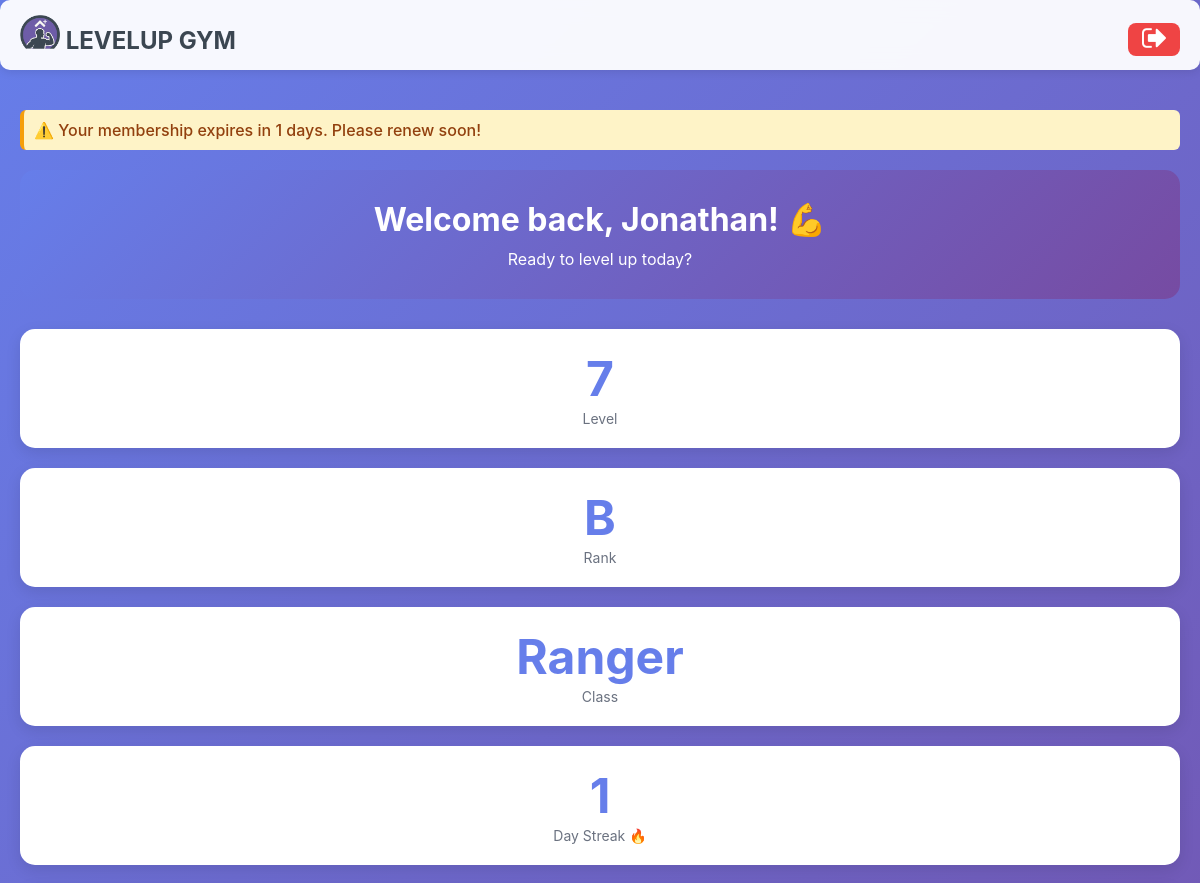
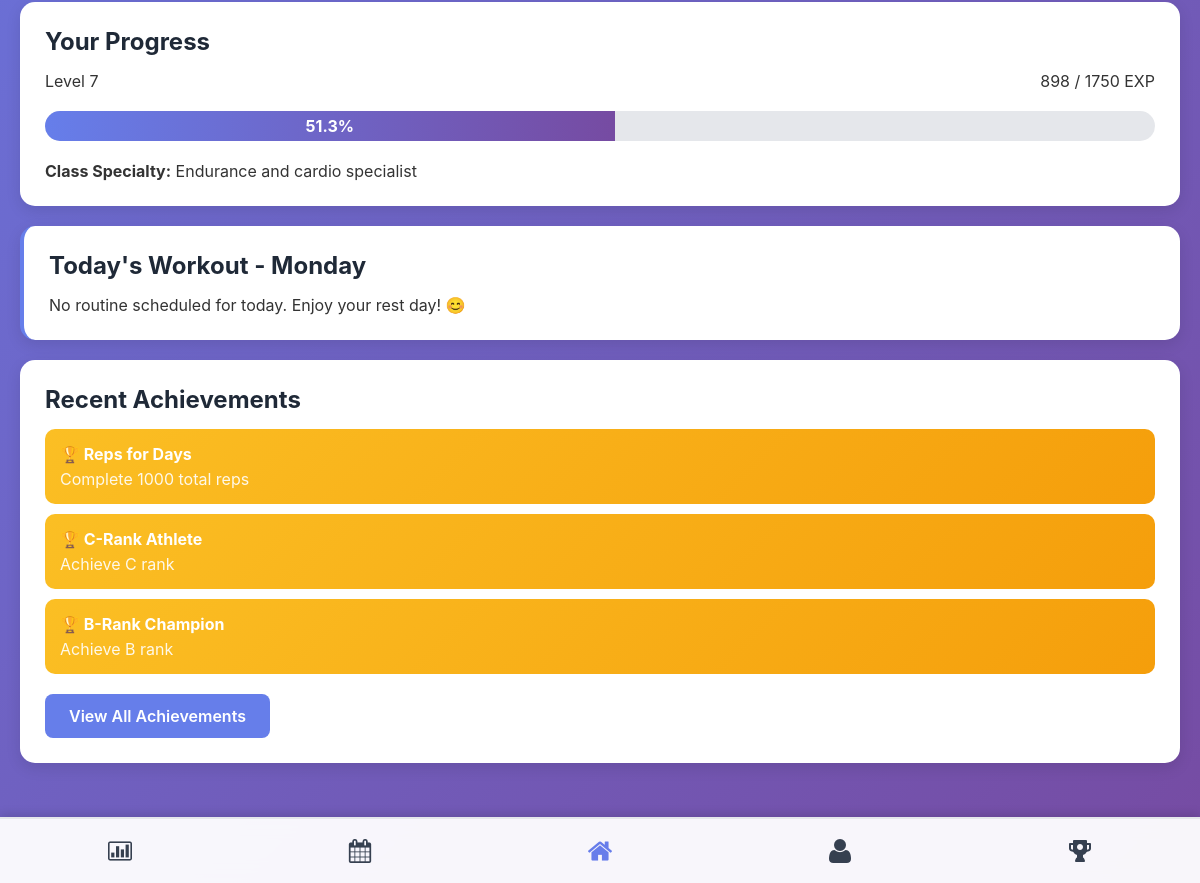
The app's page /dashboard (signed in) with its own data (2 pictures, top to bottom).
### tables this page shows
CREATE TABLE clients (
                client_id INTEGER PRIMARY KEY AUTOINCREMENT,
                phone_number TEXT UNIQUE NOT NULL,
                pin_hash TEXT NOT NULL,
                first_name TEXT NOT NULL,
                last_name TEXT NOT NULL,
                email TEXT,
                date_of_birth DATE,
                gender TEXT,
                registration_date DATETIME DEFAULT CURRENT_TIMESTAMP,
                status TEXT DEFAULT 'active',
                profile_photo_path TEXT
            );

CREATE TABLE client_gamification (
                gamification_id INTEGER PRIMARY KEY AUTOINCREMENT,
                client_id INTEGER UNIQUE NOT NULL,
                current_level INTEGER DEFAULT 1,
                current_exp INTEGER DEFAULT 0,
                total_exp INTEGER DEFAULT 0,
                rank TEXT DEFAULT 'E',
                client_class TEXT,
                class_unlocked_at_level INTEGER, current_streak INTEGER DEFAULT 0, longest_streak INTEGER DEFAULT 0, total_reps INTEGER DEFAULT 0, workouts_completed INTEGER DEFAULT 0,
                FOREIGN KEY (client_id) REFERENCES clients(client_id) ON DELETE CASCADE
            );

CREATE TABLE client_streaks (
                streak_id INTEGER PRIMARY KEY AUTOINCREMENT,
                client_id INTEGER UNIQUE NOT NULL,
                current_streak INTEGER DEFAULT 0,
                longest_streak INTEGER DEFAULT 0,
                last_attendance_date DATE,
                streak_multiplier REAL DEFAULT 1.0,
                FOREIGN KEY (client_id) REFERENCES clients(client_id) ON DELETE CASCADE
            );

CREATE TABLE client_achievements (
                client_achievement_id INTEGER PRIMARY KEY AUTOINCREMENT,
                client_id INTEGER NOT NULL,
                achievement_id INTEGER NOT NULL,
                unlocked_date DATETIME DEFAULT CURRENT_TIMESTAMP,
                FOREIGN KEY (client_id) REFERENCES clients(client_id) ON DELETE CASCADE,
                FOREIGN KEY (achievement_id) REFERENCES achievements(achievement_id) ON DELETE CASCADE,
                UNIQUE(client_id, achievement_id)
            );

CREATE TABLE achievements (
                achievement_id INTEGER PRIMARY KEY AUTOINCREMENT,
                achievement_name TEXT UNIQUE NOT NULL,
                description TEXT,
                achievement_type TEXT,
                requirement_value INTEGER,
                exp_reward INTEGER DEFAULT 0,
                icon_path TEXT
            );

### main.py (the view, shortened to what this page needs)
@app.route('/dashboard')
@login_required
def dashboard():
    client_id = session['client_id']
    client = Client.get_by_id(client_id)
    progress = gamification.get_client_progress(client_id)
    today = datetime.now().strftime('%A')
    today_routine = Routine.get_client_routine_for_day(client_id, today)
    routine_status = 'not_started'  # default fallback
    recent_achievements = achievement_ctrl.get_recent_unlocks(client_id, limit=3)
    streak_data = client.get_streak_data()
    mc = MembershipController()
    membership = mc.get_client_membership(client_id)
    notification = None
    if membership:
        end_date = datetime.strptime(membership['end_date'], '%Y-%m-%d').date()
        days_left = (end_date - date.today()).days
        print("Days Left", days_left)
        if 0 < days_left <= 5:
            notification = f"⚠️ Your membership expires in {days_left} days. Please renew soon!"
        elif days_left <= 0:
            notification = "❌ Your membership has expired. Please renew to continue training."
    try:
        newly_unlocked = achievement_ctrl.check_and_unlock_achievements(client_id)
    except Exception as e:
        print(f"Achievement check error for client {client_id}: {e}")
        newly_unlocked = []
    print("Notification:",notification)
    return render_template(
        'dashboard.html',
        client=client,
        progress=progress,
        today_routine=today_routine,
        today=today,
        recent_achievements=recent_achievements,
        streak_data=streak_data,
        newly_unlocked=newly_unlocked,
        notification=notification,
        status=routine_status
    )

### controllers/achievement_controller.py (called while the page is built)
    def check_and_unlock_achievements(self, client_id):
        newly_unlocked = []
        stats = self._get_client_stats(client_id)
        all_achievements = self._get_all_achievements()
        unlocked_ids = self._get_unlocked_achievement_ids(client_id)
        for achievement in all_achievements:
            if achievement['achievement_id'] in unlocked_ids:
                continue
            if self._check_achievement_requirement(achievement, stats):
                result = self.unlock_achievement(client_id, achievement['achievement_id'])
                if result['success']:
                    newly_unlocked.append(result)
        return newly_unlocked

    def get_unlocked_achievements(self, client_id):
        query = '''
            SELECT a.*, ca.unlocked_date
            FROM client_achievements ca
            JOIN achievements a ON ca.achievement_id = a.achievement_id
            WHERE ca.client_id = ?
            ORDER BY ca.unlocked_date DESC
        '''
        results = self.db.execute_query(query, (client_id,))
        unlocked = []
        for row in results:
            unlocked.append({
                'achievement_id': row['achievement_id'],
                'name': row['achievement_name'],
                'description': row['description'],
                'type': row['achievement_type'],
                'exp_reward': row['exp_reward'],
                'unlocked_date': row['unlocked_date']
            })
        return unlocked

    def get_recent_unlocks(self, client_id, limit=5):
        unlocked = self.get_unlocked_achievements(client_id)
        return unlocked[:limit]

### controllers/gamification_controller.py (called while the page is built)
    def _get_gamification_data(self, client_id):
        query = 'SELECT * FROM client_gamification WHERE client_id=?'
        result = self.db.execute_query(query, (client_id,))
        return dict(result[0]) if result else None

    def _get_streak_data(self, client_id):
        query = 'SELECT * FROM client_streaks WHERE client_id=?'
        result = self.db.execute_query(query, (client_id,))
        return dict(result[0]) if result else None

### controllers/membership_controller.py (called while the page is built)
    def get_client_membership(self, client_id):
        query = """
            SELECT * FROM client_memberships
            WHERE client_id = ?
            ORDER BY end_date DESC
            LIMIT 1
        """
        result = self.db.execute_query(query, (client_id,))
        return dict(result[0]) if result else None

### database/db_manager.py (called while the page is built)
    def disconnect(self):
        if self.conn:
            self.conn.close()

### templates/dashboard.html (shortened to what this page needs)
{% extends "base.html" %}
{% block content %}
{% if notification %}
<div class="alert alert-warning" style="background:#FEF3C7; padding:10px; border-radius:6px;">
  {{ notification }}
</div>
{% endif %}
<div class="welcome-banner">
    <h1>Welcome back, {{ client.first_name }}! 💪</h1>
    <p>Ready to level up today?</p>
</div>
{% if progress.class %}
<div class="grid grid-4">
    <div class="card stat-card">
        <span class="stat-value">{{ progress.level }}</span>
        <span class="stat-label">Level</span>
    </div>
    <div class="card stat-card">
        <span class="stat-value">{{ progress.rank }}</span>
        <span class="stat-label">Rank</span>
    </div>
    <div class="card stat-card">
        <span class="stat-value">{{ progress.class }}</span>
        <span class="stat-label">Class</span>
    </div>
    <div class="card stat-card">
        <span class="stat-value">{{ streak_data.current_streak if streak_data else 0 }}</span>
        <span class="stat-label">Day Streak 🔥</span>
    </div>
</div>
{% endif %}
<div class="card">
    <h2>Your Progress</h2>
    <div style="display: flex; justify-content: space-between; margin-bottom: 10px;">
        <span>Level {{ progress.level }}</span>
        <span>{{ progress.current_exp }} / {{ progress.next_level_exp }} EXP</span>
    </div>
    <div class="progress-bar">
        <div class="progress-fill" style="width: {{ progress.progress_percentage }}%">
            {{ "%.1f"|format(progress.progress_percentage) }}%
        </div>
    </div>
    {% if progress.class %}
    <p><strong>Class Specialty:</strong> {{ progress.class_info.description }}</p>
    {% elif progress.can_choose_class %}
    <a href="{{ url_for('classes') }}" class="btn btn-primary" style="margin-top: 10px;">Choose Your Class!</a>
    {% endif %}
</div>
<div class="card routine-card">
    <h2>Today's Workout - {{ today }}</h2>
    {% if today_routine %}
        <h3>{{ today_routine.routine_name }}</h3>
        <p>{{ today_routine.description }}</p>
        <p><strong>Total Base EXP:</strong> {{ today_routine.calculate_total_exp() }}</p>
        {% if status == 'completed' %}
            <span style="color: #10b981; font-weight: bold;">
                <a href="{{ url_for('workout', routine_id=today_routine.routine_id) }}"
                   class="btn btn-disabled" style="margin-top: 10px;">
                    Workout Completed
                </a>
            </span>
        {% elif status == 'in_progress' %}
            <span style="color: #fbbf24; font-weight: bold;">
                <a href="{{ url_for('workout', routine_id=today_routine.routine_id) }}"
                   class="btn btn-progress" style="margin-top: 10px;">
                    Continue Workout  →
                </a>
            </span>
        {% else %}
            <a href="{{ url_for('workout', routine_id=today_routine.routine_id) }}"
               class="btn btn-success" style="margin-top: 10px;">
                Start Workout →
            </a>
        {% endif %}
    {% else %}
        <p>No routine scheduled for today. Enjoy your rest day! 😊</p>
    {% endif %}
</div>
{% if recent_achievements %}
<div class="card">
    <h2>Recent Achievements</h2>
    {% for achievement in recent_achievements %}
    <div class="achievement-badge">
        <strong>🏆 {{ achievement.name }}</strong>
        <p style="margin-top: 5px; opacity: 0.9;">{{ achievement.description }}</p>
    </div>
    {% endfor %}
    <a href="{{ url_for('achievements') }}" class="btn btn-primary" style="margin-top: 10px;">View All Achievements</a>
</div>
{% endif %}
{% endblock %}

### templates/base.html (style rules this page uses)
* { margin: 0; padding: 0; box-sizing: border-box; }
body { font-family: -apple-system, BlinkMacSystemFont, 'Segoe UI', Roboto, Oxygen, Ubuntu, Cantarell, sans-serif; background: linear-gradient(135deg, #667eea 0%, #764ba2 100%); min-height: 100vh; color: #333; padding-bottom: 80px; }
.card { background: white; border-radius: 15px; padding: 25px; margin-bottom: 20px; box-shadow: 0 5px 15px rgba(0,0,0,0.1); }
.btn { display: inline-block; padding: 12px 24px; border-radius: 8px; text-decoration: none; font-weight: 600; transition: all 0.3s; border: none; cursor: pointer; font-size: 16px; }
.btn-primary { background: #667eea; color: white; }
.alert { padding: 15px 20px; border-radius: 8px; margin-bottom: 20px; font-weight: 500; }
.alert-warning { background: #fef3c7; color: #92400e; border-left: 4px solid #f59e0b; }
h1, h2, h3 { color: #1f2937; margin-bottom: 15px; }

### templates/dashboard.html (style rules this page uses)
.welcome-banner { background: linear-gradient(135deg, #667eea 0%, #764ba2 100%); color: white; padding: 30px; border-radius: 15px; margin-bottom: 30px; text-align: center; }
.welcome-banner h1 { color: white; font-size: 32px; margin-bottom: 10px; }
.stat-card { text-align: center; padding: 20px; }
.stat-value { font-size: 48px; font-weight: bold; color: #667eea; display: block; }
.stat-label { color: #6b7280; font-size: 14px; margin-top: 5px; }
.progress-bar { background: #e5e7eb; height: 30px; border-radius: 15px; overflow: hidden; margin: 20px 0; }
.progress-fill { background: linear-gradient(90deg, #667eea 0%, #764ba2 100%); height: 100%; transition: width 0.3s; display: flex; align-items: center; justify-content: center; color: white; font-weight: bold; }
.routine-card { border-left: 4px solid #667eea; }
.achievement-badge { background: linear-gradient(135deg, #fbbf24 0%, #f59e0b 100%); color: white; padding: 15px; border-radius: 10px; margin-bottom: 10px; }

### records on screen
clients: first_name "Jonathan"
client_gamification: class "Ranger", current_exp "898"
client_streaks: current_streak "1"
client_achievements: name "Reps for Days", description "Complete 1000 total reps"
client_achievements: name "C-Rank Athlete", description "Achieve C rank"
client_achievements: name "B-Rank Champion", description "Achieve B rank"

### other values on screen
{{ notification }} "⚠️ Your membership expires in 1 days. Please renew soon!"
{{ progress.level }} "7"
{{ progress.rank }} "B"
{{ progress.next_level_exp }} "1750"
{{ "%.1f"|format(progress.progress_percentage) }} "51.3"
{{ progress.class_info.description }} "Endurance and cardio specialist"
